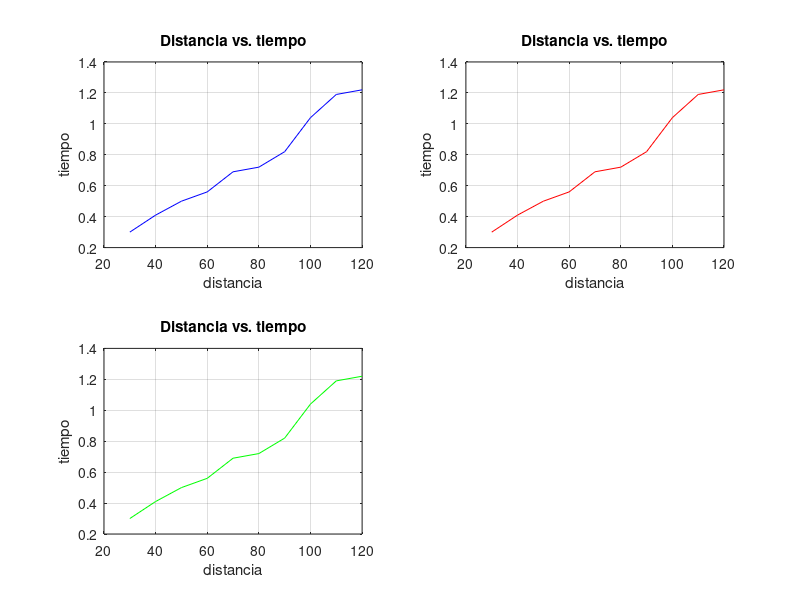

The MATLAB source for this figure:
%% Comentar el funcionamiento del progragrama
%Funcionamiento, inputs y outputs:
%Autores: Carlos Aurelio Núñez Viera
%Fecha: 25-06-2024
clear
clc
close all
%% Definir variables

% N° de repeticion
n=[1 2 3 4 5 6 7 8 9 10];

% Distancia [cm]
d=[30 40 50 60 70 80 90 100 110 120];

% Tiempo [s]
t=[0.3 0.41 0.5 0.56 0.69 0.72 0.82 1.04 1.19 1.22];

%% 2. Utilizando ciclos, calcular a y v:
a = (1:1:10);
v = (1:1:10);
for i = 1:1:10;
    a(i) = (2*a(i))/t(i)^2;
    v(i) = a(i)*t(i);
end

%% 3. Segun lo seleccionado por el usuario:

% a) Mostrar el vector seleccionado.

% b) Mostrar Grafico velocidad vs tiempo o Grafico aceleracion vs tiempo, segun lo seleccionado.

% c) Mostrar Graficos en formato subplot.

%% 1. Solicitar al usuario ingresar en minuscula a o v

answer = input("¿Aceleración o velocidad (a o v)?", "s");
if answer == "a"
    disp(a);
    % Creación de gráfico
    figure(1) %Declara nueva figura
    plot(t, a)
    % Etiquetas
    title("Tiempo vs. aceleración")
    xlabel("tiempo") 
    ylabel("aceleración")
    grid
elseif answer == "v"
    disp(v);
    % Creación de gráfico
    figure(2) %Declara nueva figura
    plot(t, v)
    % Etiquetas
    title("Tiempo vs. velocidad")
    xlabel("tiempo") 
    ylabel("velocidad")
    grid
else
    disp('Solo se admite la letra "a" o la letra "v". Reinicie el programa.')
end

figure(3) %Declara nueva figura
subplot(2,2,1) %subgrafico pos 1
plot(d, t, "b");
title("Distancia vs. tiempo")
xlabel("distancia") 
ylabel("tiempo")
grid
subplot(2,2,2) %subgrafico pos 2
plot(d, t, "r")
title("Distancia vs. tiempo")
xlabel("distancia") 
ylabel("tiempo")
grid
subplot(2,2,3) %subgrafico pos 3
plot(d, t, "g")
title("Distancia vs. tiempo")
xlabel("distancia") 
ylabel("tiempo")
grid
